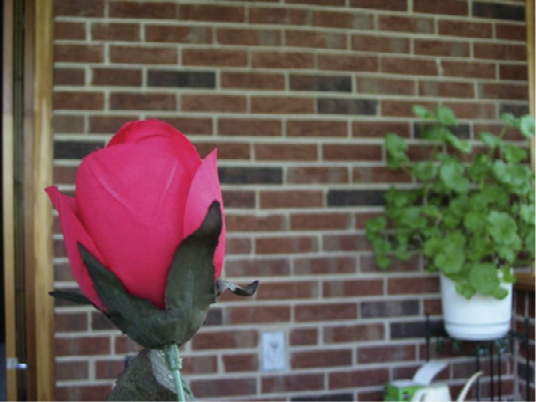
#> input picture source_image1.png, 536 x 402 px, found by its file name
$ python overflow_problem.py   (older library calls are emulated)
#> lines starting #> are read from the running program, lines starting #| are printed output that depends on the picture; after the words box and inside, x2 and y2 are one past the last pixel; in counts of white or black regions, pixels touching at a corner belong together
# -*- coding: utf-8 -*-
"""
Created on Sat Nov  2 16:55:47 2019

@author: Jimmy
"""

import cv2

processedImage1=cv2.imread('C:/Users/ASUS/Desktop/things/thesis/source_image1.png')
#> processedImage1 is the input picture: shape (402, 536, 3); mean B, G, R 81, 88.6, 104.5
processedImage2=cv2.imread('C:/Users/ASUS/Desktop/things/thesis/source_image2.png')
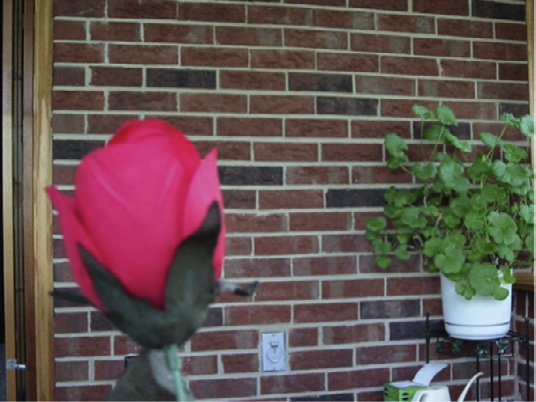
#> input picture source_image2.png, 536 x 402 px, found by its file name
#> processedImage2 is the input picture: shape (402, 536, 3); mean B, G, R 80, 82.5, 99


inputMat1 = processedImage1
inputMat2 = processedImage2

#   Convert to grayscale
outputMat=cv2.cvtColor(inputMat1, cv2.COLOR_RGBA2GRAY)
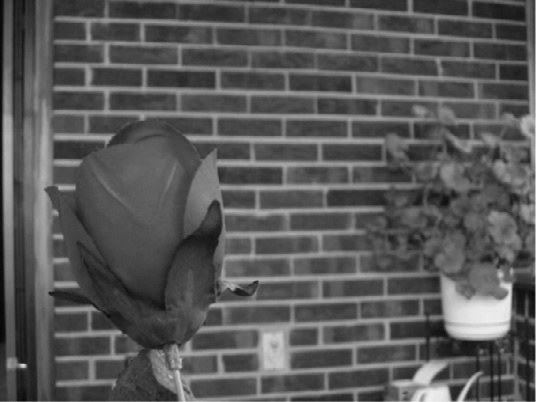
#> outputMat: shape (402, 536); min 6, max 242, mean 88.2
#   Compute dx and dy derivatives
dx = cv2.Sobel(outputMat, cv2.CV_32F, 1, 0)
dy = cv2.Sobel(outputMat, cv2.CV_32F, 0, 1)
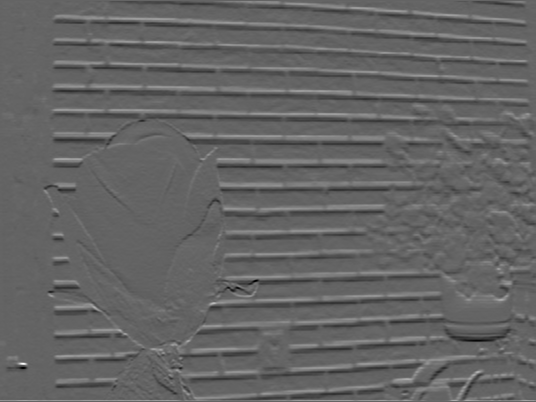
#> dy: shape (402, 536) float32; min -467, max 719, mean 0.7; drawn with min black and max white
dx = cv2.convertScaleAbs(dx)
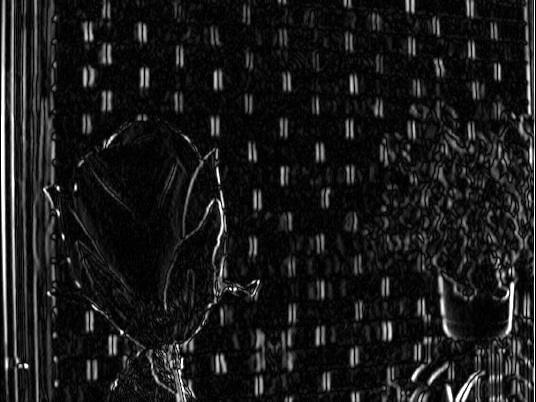
#> dx: shape (402, 536); min 0, max 255, mean 26
dy = cv2.convertScaleAbs(dy)
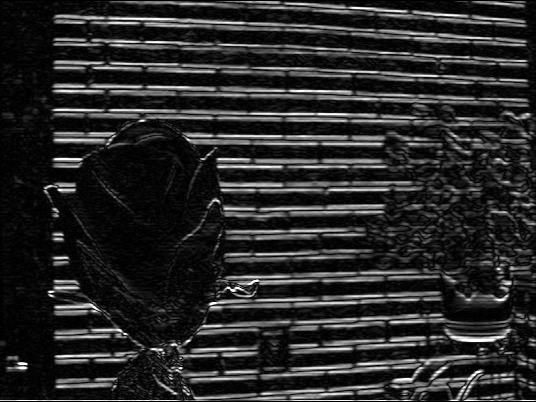
#> dy: shape (402, 536); min 0, max 255, mean 40.9
#   Compute gradient
#// Core.magnitude(dx, dy, inputMat)
processMat1_edgeStrenght = cv2.addWeighted(dx,0.5,dy,0.5,0)
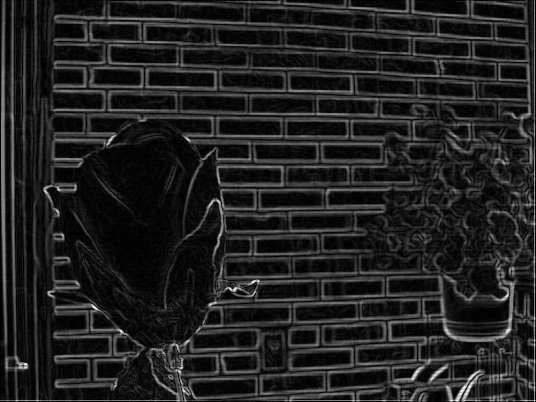
#> processMat1_edgeStrenght: shape (402, 536); min 0, max 255, mean 33.5
"after gredient the data type change to float but threshold olny can have a uint8 input"
resultMat = cv2.adaptiveThreshold(processMat1_edgeStrenght, 255, cv2.ADAPTIVE_THRESH_MEAN_C, cv2.THRESH_BINARY,21,11)
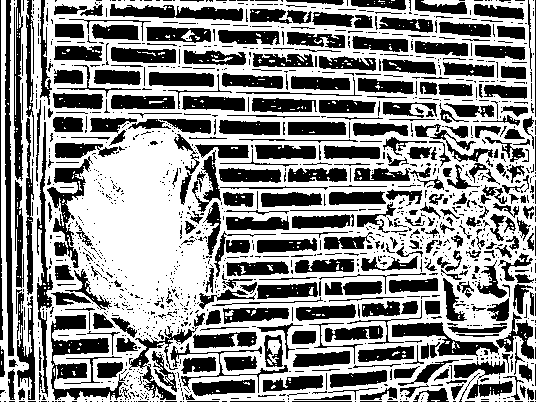
#> resultMat: shape (402, 536); 56.7% white; 1426 black regions (1061 under 20 px), largest, box (x1, y1, x2, y2) and area: (51, 315, 128, 400) 2301, (5, 0, 14, 356) 1796, (47, 156, 93, 268) 1423

#processMat2_edgeStrenght = CalculateMapStrength(inputMat2).astype('uint8')
#processMat2_edgeStrenght = FilterMapStrengthWithAdaptiveThresholding(processMat2_edgeStrenght)
